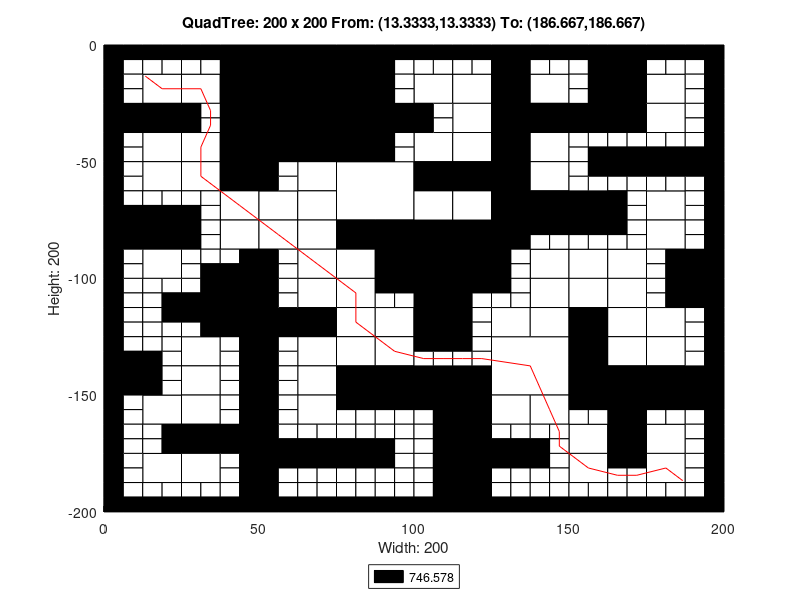

MATLAB code to generate this figure:
axis([0 200 -200 0]);
title('QuadTree: 200 x 200 From: (13.3333,13.3333) To: (186.667,186.667)');
xlabel('Width: 200');
ylabel('Height: 200');
rectangle('Position',[50 -25 25 25], 'FaceColor',[0 0 0]);
rectangle('Position',[50 -50 25 25], 'FaceColor',[0 0 0]);
rectangle('Position',[75 -75 25 25], 'FaceColor',[1 1 1]);
rectangle('Position',[100 -100 25 25], 'FaceColor',[0 0 0]);
rectangle('Position',[125 -150 25 25], 'FaceColor',[1 1 1]);
rectangle('Position',[12.5 -25 12.5 12.5], 'FaceColor',[1 1 1]);
rectangle('Position',[37.5 -12.5 12.5 12.5], 'FaceColor',[0 0 0]);
rectangle('Position',[25 -25 12.5 12.5], 'FaceColor',[1 1 1]);
rectangle('Position',[37.5 -25 12.5 12.5], 'FaceColor',[0 0 0]);
rectangle('Position',[0 -37.5 12.5 12.5], 'FaceColor',[0 0 0]);
rectangle('Position',[12.5 -37.5 12.5 12.5], 'FaceColor',[0 0 0]);
rectangle('Position',[12.5 -50 12.5 12.5], 'FaceColor',[1 1 1]);
rectangle('Position',[37.5 -37.5 12.5 12.5], 'FaceColor',[0 0 0]);
rectangle('Position',[25 -50 12.5 12.5], 'FaceColor',[1 1 1]);
rectangle('Position',[37.5 -50 12.5 12.5], 'FaceColor',[0 0 0]);
rectangle('Position',[75 -12.5 12.5 12.5], 'FaceColor',[0 0 0]);
rectangle('Position',[75 -25 12.5 12.5], 'FaceColor',[0 0 0]);
rectangle('Position',[75 -37.5 12.5 12.5], 'FaceColor',[0 0 0]);
rectangle('Position',[87.5 -37.5 12.5 12.5], 'FaceColor',[0 0 0]);
rectangle('Position',[75 -50 12.5 12.5], 'FaceColor',[0 0 0]);
rectangle('Position',[12.5 -62.5 12.5 12.5], 'FaceColor',[1 1 1]);
rectangle('Position',[25 -62.5 12.5 12.5], 'FaceColor',[1 1 1]);
rectangle('Position',[37.5 -62.5 12.5 12.5], 'FaceColor',[0 0 0]);
rectangle('Position',[37.5 -75 12.5 12.5], 'FaceColor',[1 1 1]);
rectangle('Position',[0 -87.5 12.5 12.5], 'FaceColor',[0 0 0]);
rectangle('Position',[12.5 -87.5 12.5 12.5], 'FaceColor',[0 0 0]);
rectangle('Position',[12.5 -100 12.5 12.5], 'FaceColor',[1 1 1]);
rectangle('Position',[37.5 -87.5 12.5 12.5], 'FaceColor',[1 1 1]);
rectangle('Position',[62.5 -62.5 12.5 12.5], 'FaceColor',[1 1 1]);
rectangle('Position',[50 -75 12.5 12.5], 'FaceColor',[1 1 1]);
rectangle('Position',[62.5 -75 12.5 12.5], 'FaceColor',[1 1 1]);
rectangle('Position',[50 -87.5 12.5 12.5], 'FaceColor',[1 1 1]);
rectangle('Position',[62.5 -87.5 12.5 12.5], 'FaceColor',[1 1 1]);
rectangle('Position',[62.5 -100 12.5 12.5], 'FaceColor',[1 1 1]);
rectangle('Position',[75 -87.5 12.5 12.5], 'FaceColor',[0 0 0]);
rectangle('Position',[87.5 -87.5 12.5 12.5], 'FaceColor',[0 0 0]);
rectangle('Position',[75 -100 12.5 12.5], 'FaceColor',[1 1 1]);
rectangle('Position',[87.5 -100 12.5 12.5], 'FaceColor',[0 0 0]);
rectangle('Position',[100 -25 12.5 12.5], 'FaceColor',[1 1 1]);
rectangle('Position',[112.5 -25 12.5 12.5], 'FaceColor',[1 1 1]);
rectangle('Position',[125 -12.5 12.5 12.5], 'FaceColor',[0 0 0]);
rectangle('Position',[125 -25 12.5 12.5], 'FaceColor',[0 0 0]);
rectangle('Position',[137.5 -25 12.5 12.5], 'FaceColor',[1 1 1]);
rectangle('Position',[112.5 -37.5 12.5 12.5], 'FaceColor',[1 1 1]);
rectangle('Position',[100 -50 12.5 12.5], 'FaceColor',[1 1 1]);
rectangle('Position',[112.5 -50 12.5 12.5], 'FaceColor',[1 1 1]);
rectangle('Position',[125 -37.5 12.5 12.5], 'FaceColor',[0 0 0]);
rectangle('Position',[137.5 -37.5 12.5 12.5], 'FaceColor',[0 0 0]);
rectangle('Position',[125 -50 12.5 12.5], 'FaceColor',[0 0 0]);
rectangle('Position',[137.5 -50 12.5 12.5], 'FaceColor',[1 1 1]);
rectangle('Position',[162.5 -12.5 12.5 12.5], 'FaceColor',[0 0 0]);
rectangle('Position',[162.5 -25 12.5 12.5], 'FaceColor',[0 0 0]);
rectangle('Position',[175 -25 12.5 12.5], 'FaceColor',[1 1 1]);
rectangle('Position',[150 -37.5 12.5 12.5], 'FaceColor',[0 0 0]);
rectangle('Position',[162.5 -37.5 12.5 12.5], 'FaceColor',[0 0 0]);
rectangle('Position',[175 -37.5 12.5 12.5], 'FaceColor',[1 1 1]);
rectangle('Position',[100 -62.5 12.5 12.5], 'FaceColor',[0 0 0]);
rectangle('Position',[112.5 -62.5 12.5 12.5], 'FaceColor',[0 0 0]);
rectangle('Position',[100 -75 12.5 12.5], 'FaceColor',[1 1 1]);
rectangle('Position',[112.5 -75 12.5 12.5], 'FaceColor',[1 1 1]);
rectangle('Position',[125 -62.5 12.5 12.5], 'FaceColor',[0 0 0]);
rectangle('Position',[137.5 -62.5 12.5 12.5], 'FaceColor',[1 1 1]);
rectangle('Position',[125 -75 12.5 12.5], 'FaceColor',[0 0 0]);
rectangle('Position',[137.5 -75 12.5 12.5], 'FaceColor',[0 0 0]);
rectangle('Position',[125 -87.5 12.5 12.5], 'FaceColor',[0 0 0]);
rectangle('Position',[137.5 -100 12.5 12.5], 'FaceColor',[1 1 1]);
rectangle('Position',[150 -75 12.5 12.5], 'FaceColor',[0 0 0]);
rectangle('Position',[175 -75 12.5 12.5], 'FaceColor',[1 1 1]);
rectangle('Position',[150 -100 12.5 12.5], 'FaceColor',[1 1 1]);
rectangle('Position',[162.5 -100 12.5 12.5], 'FaceColor',[1 1 1]);
rectangle('Position',[175 -87.5 12.5 12.5], 'FaceColor',[1 1 1]);
rectangle('Position',[187.5 -100 12.5 12.5], 'FaceColor',[0 0 0]);
rectangle('Position',[37.5 -112.5 12.5 12.5], 'FaceColor',[0 0 0]);
rectangle('Position',[37.5 -125 12.5 12.5], 'FaceColor',[0 0 0]);
rectangle('Position',[0 -150 12.5 12.5], 'FaceColor',[0 0 0]);
rectangle('Position',[25 -137.5 12.5 12.5], 'FaceColor',[1 1 1]);
rectangle('Position',[25 -150 12.5 12.5], 'FaceColor',[1 1 1]);
rectangle('Position',[62.5 -112.5 12.5 12.5], 'FaceColor',[1 1 1]);
rectangle('Position',[50 -125 12.5 12.5], 'FaceColor',[0 0 0]);
rectangle('Position',[62.5 -125 12.5 12.5], 'FaceColor',[0 0 0]);
rectangle('Position',[75 -112.5 12.5 12.5], 'FaceColor',[1 1 1]);
rectangle('Position',[75 -125 12.5 12.5], 'FaceColor',[1 1 1]);
rectangle('Position',[87.5 -125 12.5 12.5], 'FaceColor',[1 1 1]);
rectangle('Position',[62.5 -137.5 12.5 12.5], 'FaceColor',[1 1 1]);
rectangle('Position',[62.5 -150 12.5 12.5], 'FaceColor',[1 1 1]);
rectangle('Position',[75 -137.5 12.5 12.5], 'FaceColor',[1 1 1]);
rectangle('Position',[87.5 -137.5 12.5 12.5], 'FaceColor',[1 1 1]);
rectangle('Position',[75 -150 12.5 12.5], 'FaceColor',[0 0 0]);
rectangle('Position',[87.5 -150 12.5 12.5], 'FaceColor',[0 0 0]);
rectangle('Position',[12.5 -162.5 12.5 12.5], 'FaceColor',[1 1 1]);
rectangle('Position',[25 -162.5 12.5 12.5], 'FaceColor',[1 1 1]);
rectangle('Position',[25 -175 12.5 12.5], 'FaceColor',[0 0 0]);
rectangle('Position',[37.5 -175 12.5 12.5], 'FaceColor',[0 0 0]);
rectangle('Position',[12.5 -187.5 12.5 12.5], 'FaceColor',[1 1 1]);
rectangle('Position',[25 -187.5 12.5 12.5], 'FaceColor',[1 1 1]);
rectangle('Position',[62.5 -162.5 12.5 12.5], 'FaceColor',[1 1 1]);
rectangle('Position',[100 -112.5 12.5 12.5], 'FaceColor',[0 0 0]);
rectangle('Position',[100 -125 12.5 12.5], 'FaceColor',[0 0 0]);
rectangle('Position',[137.5 -112.5 12.5 12.5], 'FaceColor',[1 1 1]);
rectangle('Position',[125 -125 12.5 12.5], 'FaceColor',[1 1 1]);
rectangle('Position',[137.5 -125 12.5 12.5], 'FaceColor',[1 1 1]);
rectangle('Position',[100 -150 12.5 12.5], 'FaceColor',[0 0 0]);
rectangle('Position',[112.5 -150 12.5 12.5], 'FaceColor',[0 0 0]);
rectangle('Position',[150 -112.5 12.5 12.5], 'FaceColor',[1 1 1]);
rectangle('Position',[162.5 -112.5 12.5 12.5], 'FaceColor',[1 1 1]);
rectangle('Position',[150 -125 12.5 12.5], 'FaceColor',[0 0 0]);
rectangle('Position',[162.5 -125 12.5 12.5], 'FaceColor',[1 1 1]);
rectangle('Position',[187.5 -112.5 12.5 12.5], 'FaceColor',[0 0 0]);
rectangle('Position',[175 -125 12.5 12.5], 'FaceColor',[1 1 1]);
rectangle('Position',[150 -137.5 12.5 12.5], 'FaceColor',[0 0 0]);
rectangle('Position',[162.5 -137.5 12.5 12.5], 'FaceColor',[1 1 1]);
rectangle('Position',[150 -150 12.5 12.5], 'FaceColor',[0 0 0]);
rectangle('Position',[162.5 -150 12.5 12.5], 'FaceColor',[0 0 0]);
rectangle('Position',[175 -137.5 12.5 12.5], 'FaceColor',[1 1 1]);
rectangle('Position',[175 -150 12.5 12.5], 'FaceColor',[0 0 0]);
rectangle('Position',[187.5 -150 12.5 12.5], 'FaceColor',[0 0 0]);
rectangle('Position',[112.5 -162.5 12.5 12.5], 'FaceColor',[0 0 0]);
rectangle('Position',[112.5 -175 12.5 12.5], 'FaceColor',[0 0 0]);
rectangle('Position',[125 -162.5 12.5 12.5], 'FaceColor',[1 1 1]);
rectangle('Position',[137.5 -162.5 12.5 12.5], 'FaceColor',[1 1 1]);
rectangle('Position',[112.5 -187.5 12.5 12.5], 'FaceColor',[0 0 0]);
rectangle('Position',[112.5 -200 12.5 12.5], 'FaceColor',[0 0 0]);
rectangle('Position',[162.5 -162.5 12.5 12.5], 'FaceColor',[0 0 0]);
rectangle('Position',[150 -175 12.5 12.5], 'FaceColor',[1 1 1]);
rectangle('Position',[162.5 -175 12.5 12.5], 'FaceColor',[0 0 0]);
rectangle('Position',[175 -175 12.5 12.5], 'FaceColor',[1 1 1]);
rectangle('Position',[150 -187.5 12.5 12.5], 'FaceColor',[1 1 1]);
rectangle('Position',[175 -187.5 12.5 12.5], 'FaceColor',[1 1 1]);
rectangle('Position',[0 -6.25 6.25 6.25], 'FaceColor',[0 0 0]);
rectangle('Position',[6.25 -6.25 6.25 6.25], 'FaceColor',[0 0 0]);
rectangle('Position',[0 -12.5 6.25 6.25], 'FaceColor',[0 0 0]);
rectangle('Position',[6.25 -12.5 6.25 6.25], 'FaceColor',[1 1 1]);
rectangle('Position',[12.5 -6.25 6.25 6.25], 'FaceColor',[0 0 0]);
rectangle('Position',[18.75 -6.25 6.25 6.25], 'FaceColor',[0 0 0]);
rectangle('Position',[12.5 -12.5 6.25 6.25], 'FaceColor',[1 1 1]);
rectangle('Position',[18.75 -12.5 6.25 6.25], 'FaceColor',[1 1 1]);
rectangle('Position',[0 -18.75 6.25 6.25], 'FaceColor',[0 0 0]);
rectangle('Position',[6.25 -18.75 6.25 6.25], 'FaceColor',[1 1 1]);
rectangle('Position',[0 -25 6.25 6.25], 'FaceColor',[0 0 0]);
rectangle('Position',[6.25 -25 6.25 6.25], 'FaceColor',[1 1 1]);
rectangle('Position',[25 -6.25 6.25 6.25], 'FaceColor',[0 0 0]);
rectangle('Position',[31.25 -6.25 6.25 6.25], 'FaceColor',[0 0 0]);
rectangle('Position',[25 -12.5 6.25 6.25], 'FaceColor',[1 1 1]);
rectangle('Position',[31.25 -12.5 6.25 6.25], 'FaceColor',[1 1 1]);
rectangle('Position',[0 -43.75 6.25 6.25], 'FaceColor',[0 0 0]);
rectangle('Position',[6.25 -43.75 6.25 6.25], 'FaceColor',[1 1 1]);
rectangle('Position',[0 -50 6.25 6.25], 'FaceColor',[0 0 0]);
rectangle('Position',[6.25 -50 6.25 6.25], 'FaceColor',[1 1 1]);
rectangle('Position',[25 -31.25 6.25 6.25], 'FaceColor',[0 0 0]);
rectangle('Position',[31.25 -31.25 6.25 6.25], 'FaceColor',[1 1 1]);
rectangle('Position',[25 -37.5 6.25 6.25], 'FaceColor',[0 0 0]);
rectangle('Position',[31.25 -37.5 6.25 6.25], 'FaceColor',[1 1 1]);
rectangle('Position',[87.5 -6.25 6.25 6.25], 'FaceColor',[0 0 0]);
rectangle('Position',[93.75 -6.25 6.25 6.25], 'FaceColor',[0 0 0]);
rectangle('Position',[87.5 -12.5 6.25 6.25], 'FaceColor',[0 0 0]);
rectangle('Position',[93.75 -12.5 6.25 6.25], 'FaceColor',[1 1 1]);
rectangle('Position',[87.5 -18.75 6.25 6.25], 'FaceColor',[0 0 0]);
rectangle('Position',[93.75 -18.75 6.25 6.25], 'FaceColor',[1 1 1]);
rectangle('Position',[87.5 -25 6.25 6.25], 'FaceColor',[0 0 0]);
rectangle('Position',[93.75 -25 6.25 6.25], 'FaceColor',[1 1 1]);
rectangle('Position',[87.5 -43.75 6.25 6.25], 'FaceColor',[0 0 0]);
rectangle('Position',[93.75 -43.75 6.25 6.25], 'FaceColor',[1 1 1]);
rectangle('Position',[87.5 -50 6.25 6.25], 'FaceColor',[0 0 0]);
rectangle('Position',[93.75 -50 6.25 6.25], 'FaceColor',[1 1 1]);
rectangle('Position',[0 -56.25 6.25 6.25], 'FaceColor',[0 0 0]);
rectangle('Position',[6.25 -56.25 6.25 6.25], 'FaceColor',[1 1 1]);
rectangle('Position',[0 -62.5 6.25 6.25], 'FaceColor',[0 0 0]);
rectangle('Position',[6.25 -62.5 6.25 6.25], 'FaceColor',[1 1 1]);
rectangle('Position',[0 -68.75 6.25 6.25], 'FaceColor',[0 0 0]);
rectangle('Position',[6.25 -68.75 6.25 6.25], 'FaceColor',[1 1 1]);
rectangle('Position',[0 -75 6.25 6.25], 'FaceColor',[0 0 0]);
rectangle('Position',[6.25 -75 6.25 6.25], 'FaceColor',[0 0 0]);
rectangle('Position',[12.5 -68.75 6.25 6.25], 'FaceColor',[1 1 1]);
rectangle('Position',[18.75 -68.75 6.25 6.25], 'FaceColor',[1 1 1]);
rectangle('Position',[12.5 -75 6.25 6.25], 'FaceColor',[0 0 0]);
rectangle('Position',[18.75 -75 6.25 6.25], 'FaceColor',[0 0 0]);
rectangle('Position',[25 -68.75 6.25 6.25], 'FaceColor',[1 1 1]);
rectangle('Position',[31.25 -68.75 6.25 6.25], 'FaceColor',[1 1 1]);
rectangle('Position',[25 -75 6.25 6.25], 'FaceColor',[0 0 0]);
rectangle('Position',[31.25 -75 6.25 6.25], 'FaceColor',[1 1 1]);
rectangle('Position',[0 -93.75 6.25 6.25], 'FaceColor',[0 0 0]);
rectangle('Position',[6.25 -93.75 6.25 6.25], 'FaceColor',[1 1 1]);
rectangle('Position',[0 -100 6.25 6.25], 'FaceColor',[0 0 0]);
rectangle('Position',[6.25 -100 6.25 6.25], 'FaceColor',[1 1 1]);
rectangle('Position',[25 -81.25 6.25 6.25], 'FaceColor',[0 0 0]);
rectangle('Position',[31.25 -81.25 6.25 6.25], 'FaceColor',[1 1 1]);
rectangle('Position',[25 -87.5 6.25 6.25], 'FaceColor',[0 0 0]);
rectangle('Position',[31.25 -87.5 6.25 6.25], 'FaceColor',[1 1 1]);
rectangle('Position',[25 -93.75 6.25 6.25], 'FaceColor',[1 1 1]);
rectangle('Position',[31.25 -93.75 6.25 6.25], 'FaceColor',[1 1 1]);
rectangle('Position',[25 -100 6.25 6.25], 'FaceColor',[1 1 1]);
rectangle('Position',[31.25 -100 6.25 6.25], 'FaceColor',[0 0 0]);
rectangle('Position',[37.5 -93.75 6.25 6.25], 'FaceColor',[1 1 1]);
rectangle('Position',[43.75 -93.75 6.25 6.25], 'FaceColor',[0 0 0]);
rectangle('Position',[37.5 -100 6.25 6.25], 'FaceColor',[0 0 0]);
rectangle('Position',[43.75 -100 6.25 6.25], 'FaceColor',[0 0 0]);
rectangle('Position',[50 -56.25 6.25 6.25], 'FaceColor',[0 0 0]);
rectangle('Position',[56.25 -56.25 6.25 6.25], 'FaceColor',[1 1 1]);
rectangle('Position',[50 -62.5 6.25 6.25], 'FaceColor',[0 0 0]);
rectangle('Position',[56.25 -62.5 6.25 6.25], 'FaceColor',[1 1 1]);
rectangle('Position',[50 -93.75 6.25 6.25], 'FaceColor',[0 0 0]);
rectangle('Position',[56.25 -93.75 6.25 6.25], 'FaceColor',[1 1 1]);
rectangle('Position',[50 -100 6.25 6.25], 'FaceColor',[0 0 0]);
rectangle('Position',[56.25 -100 6.25 6.25], 'FaceColor',[1 1 1]);
rectangle('Position',[100 -6.25 6.25 6.25], 'FaceColor',[0 0 0]);
rectangle('Position',[106.25 -6.25 6.25 6.25], 'FaceColor',[0 0 0]);
rectangle('Position',[100 -12.5 6.25 6.25], 'FaceColor',[1 1 1]);
rectangle('Position',[106.25 -12.5 6.25 6.25], 'FaceColor',[1 1 1]);
rectangle('Position',[112.5 -6.25 6.25 6.25], 'FaceColor',[0 0 0]);
rectangle('Position',[118.75 -6.25 6.25 6.25], 'FaceColor',[0 0 0]);
rectangle('Position',[112.5 -12.5 6.25 6.25], 'FaceColor',[1 1 1]);
rectangle('Position',[118.75 -12.5 6.25 6.25], 'FaceColor',[1 1 1]);
rectangle('Position',[137.5 -6.25 6.25 6.25], 'FaceColor',[0 0 0]);
rectangle('Position',[143.75 -6.25 6.25 6.25], 'FaceColor',[0 0 0]);
rectangle('Position',[137.5 -12.5 6.25 6.25], 'FaceColor',[1 1 1]);
rectangle('Position',[143.75 -12.5 6.25 6.25], 'FaceColor',[1 1 1]);
rectangle('Position',[100 -31.25 6.25 6.25], 'FaceColor',[0 0 0]);
rectangle('Position',[106.25 -31.25 6.25 6.25], 'FaceColor',[1 1 1]);
rectangle('Position',[100 -37.5 6.25 6.25], 'FaceColor',[0 0 0]);
rectangle('Position',[106.25 -37.5 6.25 6.25], 'FaceColor',[1 1 1]);
rectangle('Position',[150 -6.25 6.25 6.25], 'FaceColor',[0 0 0]);
rectangle('Position',[156.25 -6.25 6.25 6.25], 'FaceColor',[0 0 0]);
rectangle('Position',[150 -12.5 6.25 6.25], 'FaceColor',[1 1 1]);
rectangle('Position',[156.25 -12.5 6.25 6.25], 'FaceColor',[0 0 0]);
rectangle('Position',[150 -18.75 6.25 6.25], 'FaceColor',[1 1 1]);
rectangle('Position',[156.25 -18.75 6.25 6.25], 'FaceColor',[0 0 0]);
rectangle('Position',[150 -25 6.25 6.25], 'FaceColor',[1 1 1]);
rectangle('Position',[156.25 -25 6.25 6.25], 'FaceColor',[0 0 0]);
rectangle('Position',[175 -6.25 6.25 6.25], 'FaceColor',[0 0 0]);
rectangle('Position',[181.25 -6.25 6.25 6.25], 'FaceColor',[0 0 0]);
rectangle('Position',[175 -12.5 6.25 6.25], 'FaceColor',[1 1 1]);
rectangle('Position',[181.25 -12.5 6.25 6.25], 'FaceColor',[1 1 1]);
rectangle('Position',[187.5 -6.25 6.25 6.25], 'FaceColor',[0 0 0]);
rectangle('Position',[193.75 -6.25 6.25 6.25], 'FaceColor',[0 0 0]);
rectangle('Position',[187.5 -12.5 6.25 6.25], 'FaceColor',[1 1 1]);
rectangle('Position',[193.75 -12.5 6.25 6.25], 'FaceColor',[0 0 0]);
rectangle('Position',[187.5 -18.75 6.25 6.25], 'FaceColor',[1 1 1]);
rectangle('Position',[193.75 -18.75 6.25 6.25], 'FaceColor',[0 0 0]);
rectangle('Position',[187.5 -25 6.25 6.25], 'FaceColor',[1 1 1]);
rectangle('Position',[193.75 -25 6.25 6.25], 'FaceColor',[0 0 0]);
rectangle('Position',[150 -43.75 6.25 6.25], 'FaceColor',[1 1 1]);
rectangle('Position',[156.25 -43.75 6.25 6.25], 'FaceColor',[1 1 1]);
rectangle('Position',[150 -50 6.25 6.25], 'FaceColor',[1 1 1]);
rectangle('Position',[156.25 -50 6.25 6.25], 'FaceColor',[0 0 0]);
rectangle('Position',[162.5 -43.75 6.25 6.25], 'FaceColor',[1 1 1]);
rectangle('Position',[168.75 -43.75 6.25 6.25], 'FaceColor',[1 1 1]);
rectangle('Position',[162.5 -50 6.25 6.25], 'FaceColor',[0 0 0]);
rectangle('Position',[168.75 -50 6.25 6.25], 'FaceColor',[0 0 0]);
rectangle('Position',[187.5 -31.25 6.25 6.25], 'FaceColor',[1 1 1]);
rectangle('Position',[193.75 -31.25 6.25 6.25], 'FaceColor',[0 0 0]);
rectangle('Position',[187.5 -37.5 6.25 6.25], 'FaceColor',[1 1 1]);
rectangle('Position',[193.75 -37.5 6.25 6.25], 'FaceColor',[0 0 0]);
rectangle('Position',[175 -43.75 6.25 6.25], 'FaceColor',[1 1 1]);
rectangle('Position',[181.25 -43.75 6.25 6.25], 'FaceColor',[1 1 1]);
rectangle('Position',[175 -50 6.25 6.25], 'FaceColor',[0 0 0]);
rectangle('Position',[181.25 -50 6.25 6.25], 'FaceColor',[0 0 0]);
rectangle('Position',[187.5 -43.75 6.25 6.25], 'FaceColor',[1 1 1]);
rectangle('Position',[193.75 -43.75 6.25 6.25], 'FaceColor',[0 0 0]);
rectangle('Position',[187.5 -50 6.25 6.25], 'FaceColor',[0 0 0]);
rectangle('Position',[193.75 -50 6.25 6.25], 'FaceColor',[0 0 0]);
rectangle('Position',[137.5 -81.25 6.25 6.25], 'FaceColor',[0 0 0]);
rectangle('Position',[143.75 -81.25 6.25 6.25], 'FaceColor',[0 0 0]);
rectangle('Position',[137.5 -87.5 6.25 6.25], 'FaceColor',[1 1 1]);
rectangle('Position',[143.75 -87.5 6.25 6.25], 'FaceColor',[1 1 1]);
rectangle('Position',[125 -93.75 6.25 6.25], 'FaceColor',[0 0 0]);
rectangle('Position',[131.25 -93.75 6.25 6.25], 'FaceColor',[1 1 1]);
rectangle('Position',[125 -100 6.25 6.25], 'FaceColor',[0 0 0]);
rectangle('Position',[131.25 -100 6.25 6.25], 'FaceColor',[1 1 1]);
rectangle('Position',[150 -56.25 6.25 6.25], 'FaceColor',[1 1 1]);
rectangle('Position',[156.25 -56.25 6.25 6.25], 'FaceColor',[0 0 0]);
rectangle('Position',[150 -62.5 6.25 6.25], 'FaceColor',[1 1 1]);
rectangle('Position',[156.25 -62.5 6.25 6.25], 'FaceColor',[1 1 1]);
rectangle('Position',[162.5 -56.25 6.25 6.25], 'FaceColor',[0 0 0]);
rectangle('Position',[168.75 -56.25 6.25 6.25], 'FaceColor',[0 0 0]);
rectangle('Position',[162.5 -62.5 6.25 6.25], 'FaceColor',[1 1 1]);
rectangle('Position',[168.75 -62.5 6.25 6.25], 'FaceColor',[1 1 1]);
rectangle('Position',[162.5 -68.75 6.25 6.25], 'FaceColor',[0 0 0]);
rectangle('Position',[168.75 -68.75 6.25 6.25], 'FaceColor',[1 1 1]);
rectangle('Position',[162.5 -75 6.25 6.25], 'FaceColor',[0 0 0]);
rectangle('Position',[168.75 -75 6.25 6.25], 'FaceColor',[1 1 1]);
rectangle('Position',[175 -56.25 6.25 6.25], 'FaceColor',[0 0 0]);
rectangle('Position',[181.25 -56.25 6.25 6.25], 'FaceColor',[0 0 0]);
rectangle('Position',[175 -62.5 6.25 6.25], 'FaceColor',[1 1 1]);
rectangle('Position',[181.25 -62.5 6.25 6.25], 'FaceColor',[1 1 1]);
rectangle('Position',[187.5 -56.25 6.25 6.25], 'FaceColor',[0 0 0]);
rectangle('Position',[193.75 -56.25 6.25 6.25], 'FaceColor',[0 0 0]);
rectangle('Position',[187.5 -62.5 6.25 6.25], 'FaceColor',[1 1 1]);
rectangle('Position',[193.75 -62.5 6.25 6.25], 'FaceColor',[0 0 0]);
rectangle('Position',[187.5 -68.75 6.25 6.25], 'FaceColor',[1 1 1]);
rectangle('Position',[193.75 -68.75 6.25 6.25], 'FaceColor',[0 0 0]);
rectangle('Position',[187.5 -75 6.25 6.25], 'FaceColor',[1 1 1]);
rectangle('Position',[193.75 -75 6.25 6.25], 'FaceColor',[0 0 0]);
rectangle('Position',[150 -81.25 6.25 6.25], 'FaceColor',[0 0 0]);
rectangle('Position',[156.25 -81.25 6.25 6.25], 'FaceColor',[0 0 0]);
rectangle('Position',[150 -87.5 6.25 6.25], 'FaceColor',[1 1 1]);
rectangle('Position',[156.25 -87.5 6.25 6.25], 'FaceColor',[1 1 1]);
rectangle('Position',[162.5 -81.25 6.25 6.25], 'FaceColor',[0 0 0]);
rectangle('Position',[168.75 -81.25 6.25 6.25], 'FaceColor',[1 1 1]);
rectangle('Position',[162.5 -87.5 6.25 6.25], 'FaceColor',[1 1 1]);
rectangle('Position',[168.75 -87.5 6.25 6.25], 'FaceColor',[1 1 1]);
rectangle('Position',[187.5 -81.25 6.25 6.25], 'FaceColor',[1 1 1]);
rectangle('Position',[193.75 -81.25 6.25 6.25], 'FaceColor',[0 0 0]);
rectangle('Position',[187.5 -87.5 6.25 6.25], 'FaceColor',[1 1 1]);
rectangle('Position',[193.75 -87.5 6.25 6.25], 'FaceColor',[0 0 0]);
rectangle('Position',[175 -93.75 6.25 6.25], 'FaceColor',[1 1 1]);
rectangle('Position',[181.25 -93.75 6.25 6.25], 'FaceColor',[0 0 0]);
rectangle('Position',[175 -100 6.25 6.25], 'FaceColor',[1 1 1]);
rectangle('Position',[181.25 -100 6.25 6.25], 'FaceColor',[0 0 0]);
rectangle('Position',[0 -106.25 6.25 6.25], 'FaceColor',[0 0 0]);
rectangle('Position',[6.25 -106.25 6.25 6.25], 'FaceColor',[1 1 1]);
rectangle('Position',[0 -112.5 6.25 6.25], 'FaceColor',[0 0 0]);
rectangle('Position',[6.25 -112.5 6.25 6.25], 'FaceColor',[1 1 1]);
rectangle('Position',[12.5 -106.25 6.25 6.25], 'FaceColor',[1 1 1]);
rectangle('Position',[18.75 -106.25 6.25 6.25], 'FaceColor',[1 1 1]);
rectangle('Position',[12.5 -112.5 6.25 6.25], 'FaceColor',[1 1 1]);
rectangle('Position',[18.75 -112.5 6.25 6.25], 'FaceColor',[0 0 0]);
rectangle('Position',[0 -118.75 6.25 6.25], 'FaceColor',[0 0 0]);
rectangle('Position',[6.25 -118.75 6.25 6.25], 'FaceColor',[1 1 1]);
rectangle('Position',[0 -125 6.25 6.25], 'FaceColor',[0 0 0]);
rectangle('Position',[6.25 -125 6.25 6.25], 'FaceColor',[1 1 1]);
rectangle('Position',[12.5 -118.75 6.25 6.25], 'FaceColor',[1 1 1]);
rectangle('Position',[18.75 -118.75 6.25 6.25], 'FaceColor',[0 0 0]);
rectangle('Position',[12.5 -125 6.25 6.25], 'FaceColor',[1 1 1]);
rectangle('Position',[18.75 -125 6.25 6.25], 'FaceColor',[1 1 1]);
rectangle('Position',[25 -106.25 6.25 6.25], 'FaceColor',[1 1 1]);
rectangle('Position',[31.25 -106.25 6.25 6.25], 'FaceColor',[0 0 0]);
rectangle('Position',[25 -112.5 6.25 6.25], 'FaceColor',[0 0 0]);
rectangle('Position',[31.25 -112.5 6.25 6.25], 'FaceColor',[0 0 0]);
rectangle('Position',[25 -118.75 6.25 6.25], 'FaceColor',[0 0 0]);
rectangle('Position',[31.25 -118.75 6.25 6.25], 'FaceColor',[0 0 0]);
rectangle('Position',[25 -125 6.25 6.25], 'FaceColor',[1 1 1]);
rectangle('Position',[31.25 -125 6.25 6.25], 'FaceColor',[0 0 0]);
rectangle('Position',[0 -131.25 6.25 6.25], 'FaceColor',[0 0 0]);
rectangle('Position',[6.25 -131.25 6.25 6.25], 'FaceColor',[1 1 1]);
rectangle('Position',[0 -137.5 6.25 6.25], 'FaceColor',[0 0 0]);
rectangle('Position',[6.25 -137.5 6.25 6.25], 'FaceColor',[0 0 0]);
rectangle('Position',[12.5 -131.25 6.25 6.25], 'FaceColor',[1 1 1]);
rectangle('Position',[18.75 -131.25 6.25 6.25], 'FaceColor',[1 1 1]);
rectangle('Position',[12.5 -137.5 6.25 6.25], 'FaceColor',[0 0 0]);
rectangle('Position',[18.75 -137.5 6.25 6.25], 'FaceColor',[1 1 1]);
rectangle('Position',[12.5 -143.75 6.25 6.25], 'FaceColor',[0 0 0]);
rectangle('Position',[18.75 -143.75 6.25 6.25], 'FaceColor',[1 1 1]);
rectangle('Position',[12.5 -150 6.25 6.25], 'FaceColor',[0 0 0]);
rectangle('Position',[18.75 -150 6.25 6.25], 'FaceColor',[1 1 1]);
rectangle('Position',[37.5 -131.25 6.25 6.25], 'FaceColor',[1 1 1]);
rectangle('Position',[43.75 -131.25 6.25 6.25], 'FaceColor',[0 0 0]);
rectangle('Position',[37.5 -137.5 6.25 6.25], 'FaceColor',[1 1 1]);
rectangle('Position',[43.75 -137.5 6.25 6.25], 'FaceColor',[0 0 0]);
rectangle('Position',[37.5 -143.75 6.25 6.25], 'FaceColor',[1 1 1]);
rectangle('Position',[43.75 -143.75 6.25 6.25], 'FaceColor',[0 0 0]);
rectangle('Position',[37.5 -150 6.25 6.25], 'FaceColor',[1 1 1]);
rectangle('Position',[43.75 -150 6.25 6.25], 'FaceColor',[0 0 0]);
rectangle('Position',[50 -106.25 6.25 6.25], 'FaceColor',[0 0 0]);
rectangle('Position',[56.25 -106.25 6.25 6.25], 'FaceColor',[1 1 1]);
rectangle('Position',[50 -112.5 6.25 6.25], 'FaceColor',[0 0 0]);
rectangle('Position',[56.25 -112.5 6.25 6.25], 'FaceColor',[1 1 1]);
rectangle('Position',[87.5 -106.25 6.25 6.25], 'FaceColor',[0 0 0]);
rectangle('Position',[93.75 -106.25 6.25 6.25], 'FaceColor',[0 0 0]);
rectangle('Position',[87.5 -112.5 6.25 6.25], 'FaceColor',[1 1 1]);
rectangle('Position',[93.75 -112.5 6.25 6.25], 'FaceColor',[1 1 1]);
rectangle('Position',[50 -131.25 6.25 6.25], 'FaceColor',[0 0 0]);
rectangle('Position',[56.25 -131.25 6.25 6.25], 'FaceColor',[1 1 1]);
rectangle('Position',[50 -137.5 6.25 6.25], 'FaceColor',[0 0 0]);
rectangle('Position',[56.25 -137.5 6.25 6.25], 'FaceColor',[1 1 1]);
rectangle('Position',[50 -143.75 6.25 6.25], 'FaceColor',[0 0 0]);
rectangle('Position',[56.25 -143.75 6.25 6.25], 'FaceColor',[1 1 1]);
rectangle('Position',[50 -150 6.25 6.25], 'FaceColor',[0 0 0]);
rectangle('Position',[56.25 -150 6.25 6.25], 'FaceColor',[1 1 1]);
rectangle('Position',[0 -156.25 6.25 6.25], 'FaceColor',[0 0 0]);
rectangle('Position',[6.25 -156.25 6.25 6.25], 'FaceColor',[1 1 1]);
rectangle('Position',[0 -162.5 6.25 6.25], 'FaceColor',[0 0 0]);
rectangle('Position',[6.25 -162.5 6.25 6.25], 'FaceColor',[1 1 1]);
rectangle('Position',[0 -168.75 6.25 6.25], 'FaceColor',[0 0 0]);
rectangle('Position',[6.25 -168.75 6.25 6.25], 'FaceColor',[1 1 1]);
rectangle('Position',[0 -175 6.25 6.25], 'FaceColor',[0 0 0]);
rectangle('Position',[6.25 -175 6.25 6.25], 'FaceColor',[1 1 1]);
rectangle('Position',[12.5 -168.75 6.25 6.25], 'FaceColor',[1 1 1]);
rectangle('Position',[18.75 -168.75 6.25 6.25], 'FaceColor',[0 0 0]);
rectangle('Position',[12.5 -175 6.25 6.25], 'FaceColor',[1 1 1]);
rectangle('Position',[18.75 -175 6.25 6.25], 'FaceColor',[0 0 0]);
rectangle('Position',[37.5 -156.25 6.25 6.25], 'FaceColor',[1 1 1]);
rectangle('Position',[43.75 -156.25 6.25 6.25], 'FaceColor',[0 0 0]);
rectangle('Position',[37.5 -162.5 6.25 6.25], 'FaceColor',[1 1 1]);
rectangle('Position',[43.75 -162.5 6.25 6.25], 'FaceColor',[0 0 0]);
rectangle('Position',[0 -181.25 6.25 6.25], 'FaceColor',[0 0 0]);
rectangle('Position',[6.25 -181.25 6.25 6.25], 'FaceColor',[1 1 1]);
rectangle('Position',[0 -187.5 6.25 6.25], 'FaceColor',[0 0 0]);
rectangle('Position',[6.25 -187.5 6.25 6.25], 'FaceColor',[1 1 1]);
rectangle('Position',[0 -193.75 6.25 6.25], 'FaceColor',[0 0 0]);
rectangle('Position',[6.25 -193.75 6.25 6.25], 'FaceColor',[1 1 1]);
rectangle('Position',[0 -200 6.25 6.25], 'FaceColor',[0 0 0]);
rectangle('Position',[6.25 -200 6.25 6.25], 'FaceColor',[0 0 0]);
rectangle('Position',[12.5 -193.75 6.25 6.25], 'FaceColor',[1 1 1]);
rectangle('Position',[18.75 -193.75 6.25 6.25], 'FaceColor',[1 1 1]);
rectangle('Position',[12.5 -200 6.25 6.25], 'FaceColor',[0 0 0]);
rectangle('Position',[18.75 -200 6.25 6.25], 'FaceColor',[0 0 0]);
rectangle('Position',[37.5 -181.25 6.25 6.25], 'FaceColor',[1 1 1]);
rectangle('Position',[43.75 -181.25 6.25 6.25], 'FaceColor',[0 0 0]);
rectangle('Position',[37.5 -187.5 6.25 6.25], 'FaceColor',[1 1 1]);
rectangle('Position',[43.75 -187.5 6.25 6.25], 'FaceColor',[0 0 0]);
rectangle('Position',[25 -193.75 6.25 6.25], 'FaceColor',[1 1 1]);
rectangle('Position',[31.25 -193.75 6.25 6.25], 'FaceColor',[1 1 1]);
rectangle('Position',[25 -200 6.25 6.25], 'FaceColor',[0 0 0]);
rectangle('Position',[31.25 -200 6.25 6.25], 'FaceColor',[0 0 0]);
rectangle('Position',[37.5 -193.75 6.25 6.25], 'FaceColor',[1 1 1]);
rectangle('Position',[43.75 -193.75 6.25 6.25], 'FaceColor',[0 0 0]);
rectangle('Position',[37.5 -200 6.25 6.25], 'FaceColor',[0 0 0]);
rectangle('Position',[43.75 -200 6.25 6.25], 'FaceColor',[0 0 0]);
rectangle('Position',[50 -156.25 6.25 6.25], 'FaceColor',[0 0 0]);
rectangle('Position',[56.25 -156.25 6.25 6.25], 'FaceColor',[1 1 1]);
rectangle('Position',[50 -162.5 6.25 6.25], 'FaceColor',[0 0 0]);
rectangle('Position',[56.25 -162.5 6.25 6.25], 'FaceColor',[1 1 1]);
rectangle('Position',[50 -168.75 6.25 6.25], 'FaceColor',[0 0 0]);
rectangle('Position',[56.25 -168.75 6.25 6.25], 'FaceColor',[1 1 1]);
rectangle('Position',[50 -175 6.25 6.25], 'FaceColor',[0 0 0]);
rectangle('Position',[56.25 -175 6.25 6.25], 'FaceColor',[0 0 0]);
rectangle('Position',[62.5 -168.75 6.25 6.25], 'FaceColor',[1 1 1]);
rectangle('Position',[68.75 -168.75 6.25 6.25], 'FaceColor',[1 1 1]);
rectangle('Position',[62.5 -175 6.25 6.25], 'FaceColor',[0 0 0]);
rectangle('Position',[68.75 -175 6.25 6.25], 'FaceColor',[0 0 0]);
rectangle('Position',[75 -156.25 6.25 6.25], 'FaceColor',[0 0 0]);
rectangle('Position',[81.25 -156.25 6.25 6.25], 'FaceColor',[0 0 0]);
rectangle('Position',[75 -162.5 6.25 6.25], 'FaceColor',[1 1 1]);
rectangle('Position',[81.25 -162.5 6.25 6.25], 'FaceColor',[1 1 1]);
rectangle('Position',[87.5 -156.25 6.25 6.25], 'FaceColor',[0 0 0]);
rectangle('Position',[93.75 -156.25 6.25 6.25], 'FaceColor',[0 0 0]);
rectangle('Position',[87.5 -162.5 6.25 6.25], 'FaceColor',[1 1 1]);
rectangle('Position',[93.75 -162.5 6.25 6.25], 'FaceColor',[1 1 1]);
rectangle('Position',[75 -168.75 6.25 6.25], 'FaceColor',[1 1 1]);
rectangle('Position',[81.25 -168.75 6.25 6.25], 'FaceColor',[1 1 1]);
rectangle('Position',[75 -175 6.25 6.25], 'FaceColor',[0 0 0]);
rectangle('Position',[81.25 -175 6.25 6.25], 'FaceColor',[0 0 0]);
rectangle('Position',[87.5 -168.75 6.25 6.25], 'FaceColor',[1 1 1]);
rectangle('Position',[93.75 -168.75 6.25 6.25], 'FaceColor',[1 1 1]);
rectangle('Position',[87.5 -175 6.25 6.25], 'FaceColor',[0 0 0]);
rectangle('Position',[93.75 -175 6.25 6.25], 'FaceColor',[1 1 1]);
rectangle('Position',[50 -181.25 6.25 6.25], 'FaceColor',[0 0 0]);
rectangle('Position',[56.25 -181.25 6.25 6.25], 'FaceColor',[0 0 0]);
rectangle('Position',[50 -187.5 6.25 6.25], 'FaceColor',[0 0 0]);
rectangle('Position',[56.25 -187.5 6.25 6.25], 'FaceColor',[1 1 1]);
rectangle('Position',[62.5 -181.25 6.25 6.25], 'FaceColor',[0 0 0]);
rectangle('Position',[68.75 -181.25 6.25 6.25], 'FaceColor',[0 0 0]);
rectangle('Position',[62.5 -187.5 6.25 6.25], 'FaceColor',[1 1 1]);
rectangle('Position',[68.75 -187.5 6.25 6.25], 'FaceColor',[1 1 1]);
rectangle('Position',[50 -193.75 6.25 6.25], 'FaceColor',[0 0 0]);
rectangle('Position',[56.25 -193.75 6.25 6.25], 'FaceColor',[1 1 1]);
rectangle('Position',[50 -200 6.25 6.25], 'FaceColor',[0 0 0]);
rectangle('Position',[56.25 -200 6.25 6.25], 'FaceColor',[0 0 0]);
rectangle('Position',[62.5 -193.75 6.25 6.25], 'FaceColor',[1 1 1]);
rectangle('Position',[68.75 -193.75 6.25 6.25], 'FaceColor',[1 1 1]);
rectangle('Position',[62.5 -200 6.25 6.25], 'FaceColor',[0 0 0]);
rectangle('Position',[68.75 -200 6.25 6.25], 'FaceColor',[0 0 0]);
rectangle('Position',[75 -181.25 6.25 6.25], 'FaceColor',[0 0 0]);
rectangle('Position',[81.25 -181.25 6.25 6.25], 'FaceColor',[0 0 0]);
rectangle('Position',[75 -187.5 6.25 6.25], 'FaceColor',[1 1 1]);
rectangle('Position',[81.25 -187.5 6.25 6.25], 'FaceColor',[1 1 1]);
rectangle('Position',[87.5 -181.25 6.25 6.25], 'FaceColor',[0 0 0]);
rectangle('Position',[93.75 -181.25 6.25 6.25], 'FaceColor',[1 1 1]);
rectangle('Position',[87.5 -187.5 6.25 6.25], 'FaceColor',[1 1 1]);
rectangle('Position',[93.75 -187.5 6.25 6.25], 'FaceColor',[1 1 1]);
rectangle('Position',[75 -193.75 6.25 6.25], 'FaceColor',[1 1 1]);
rectangle('Position',[81.25 -193.75 6.25 6.25], 'FaceColor',[1 1 1]);
rectangle('Position',[75 -200 6.25 6.25], 'FaceColor',[0 0 0]);
rectangle('Position',[81.25 -200 6.25 6.25], 'FaceColor',[0 0 0]);
rectangle('Position',[87.5 -193.75 6.25 6.25], 'FaceColor',[1 1 1]);
rectangle('Position',[93.75 -193.75 6.25 6.25], 'FaceColor',[1 1 1]);
rectangle('Position',[87.5 -200 6.25 6.25], 'FaceColor',[0 0 0]);
rectangle('Position',[93.75 -200 6.25 6.25], 'FaceColor',[0 0 0]);
rectangle('Position',[112.5 -106.25 6.25 6.25], 'FaceColor',[0 0 0]);
rectangle('Position',[118.75 -106.25 6.25 6.25], 'FaceColor',[0 0 0]);
rectangle('Position',[112.5 -112.5 6.25 6.25], 'FaceColor',[0 0 0]);
rectangle('Position',[118.75 -112.5 6.25 6.25], 'FaceColor',[1 1 1]);
rectangle('Position',[112.5 -118.75 6.25 6.25], 'FaceColor',[0 0 0]);
rectangle('Position',[118.75 -118.75 6.25 6.25], 'FaceColor',[1 1 1]);
rectangle('Position',[112.5 -125 6.25 6.25], 'FaceColor',[0 0 0]);
rectangle('Position',[118.75 -125 6.25 6.25], 'FaceColor',[1 1 1]);
rectangle('Position',[125 -106.25 6.25 6.25], 'FaceColor',[0 0 0]);
rectangle('Position',[131.25 -106.25 6.25 6.25], 'FaceColor',[1 1 1]);
rectangle('Position',[125 -112.5 6.25 6.25], 'FaceColor',[1 1 1]);
rectangle('Position',[131.25 -112.5 6.25 6.25], 'FaceColor',[1 1 1]);
rectangle('Position',[100 -131.25 6.25 6.25], 'FaceColor',[0 0 0]);
rectangle('Position',[106.25 -131.25 6.25 6.25], 'FaceColor',[0 0 0]);
rectangle('Position',[100 -137.5 6.25 6.25], 'FaceColor',[1 1 1]);
rectangle('Position',[106.25 -137.5 6.25 6.25], 'FaceColor',[1 1 1]);
rectangle('Position',[112.5 -131.25 6.25 6.25], 'FaceColor',[0 0 0]);
rectangle('Position',[118.75 -131.25 6.25 6.25], 'FaceColor',[1 1 1]);
rectangle('Position',[112.5 -137.5 6.25 6.25], 'FaceColor',[1 1 1]);
rectangle('Position',[118.75 -137.5 6.25 6.25], 'FaceColor',[1 1 1]);
rectangle('Position',[175 -106.25 6.25 6.25], 'FaceColor',[1 1 1]);
rectangle('Position',[181.25 -106.25 6.25 6.25], 'FaceColor',[0 0 0]);
rectangle('Position',[175 -112.5 6.25 6.25], 'FaceColor',[1 1 1]);
rectangle('Position',[181.25 -112.5 6.25 6.25], 'FaceColor',[0 0 0]);
rectangle('Position',[187.5 -118.75 6.25 6.25], 'FaceColor',[1 1 1]);
rectangle('Position',[193.75 -118.75 6.25 6.25], 'FaceColor',[0 0 0]);
rectangle('Position',[187.5 -125 6.25 6.25], 'FaceColor',[1 1 1]);
rectangle('Position',[193.75 -125 6.25 6.25], 'FaceColor',[0 0 0]);
rectangle('Position',[187.5 -131.25 6.25 6.25], 'FaceColor',[1 1 1]);
rectangle('Position',[193.75 -131.25 6.25 6.25], 'FaceColor',[0 0 0]);
rectangle('Position',[187.5 -137.5 6.25 6.25], 'FaceColor',[1 1 1]);
rectangle('Position',[193.75 -137.5 6.25 6.25], 'FaceColor',[0 0 0]);
rectangle('Position',[100 -156.25 6.25 6.25], 'FaceColor',[0 0 0]);
rectangle('Position',[106.25 -156.25 6.25 6.25], 'FaceColor',[0 0 0]);
rectangle('Position',[100 -162.5 6.25 6.25], 'FaceColor',[1 1 1]);
rectangle('Position',[106.25 -162.5 6.25 6.25], 'FaceColor',[0 0 0]);
rectangle('Position',[100 -168.75 6.25 6.25], 'FaceColor',[1 1 1]);
rectangle('Position',[106.25 -168.75 6.25 6.25], 'FaceColor',[0 0 0]);
rectangle('Position',[100 -175 6.25 6.25], 'FaceColor',[1 1 1]);
rectangle('Position',[106.25 -175 6.25 6.25], 'FaceColor',[0 0 0]);
rectangle('Position',[125 -168.75 6.25 6.25], 'FaceColor',[1 1 1]);
rectangle('Position',[131.25 -168.75 6.25 6.25], 'FaceColor',[1 1 1]);
rectangle('Position',[125 -175 6.25 6.25], 'FaceColor',[0 0 0]);
rectangle('Position',[131.25 -175 6.25 6.25], 'FaceColor',[0 0 0]);
rectangle('Position',[137.5 -168.75 6.25 6.25], 'FaceColor',[1 1 1]);
rectangle('Position',[143.75 -168.75 6.25 6.25], 'FaceColor',[1 1 1]);
rectangle('Position',[137.5 -175 6.25 6.25], 'FaceColor',[0 0 0]);
rectangle('Position',[143.75 -175 6.25 6.25], 'FaceColor',[1 1 1]);
rectangle('Position',[100 -181.25 6.25 6.25], 'FaceColor',[1 1 1]);
rectangle('Position',[106.25 -181.25 6.25 6.25], 'FaceColor',[0 0 0]);
rectangle('Position',[100 -187.5 6.25 6.25], 'FaceColor',[1 1 1]);
rectangle('Position',[106.25 -187.5 6.25 6.25], 'FaceColor',[0 0 0]);
rectangle('Position',[100 -193.75 6.25 6.25], 'FaceColor',[1 1 1]);
rectangle('Position',[106.25 -193.75 6.25 6.25], 'FaceColor',[0 0 0]);
rectangle('Position',[100 -200 6.25 6.25], 'FaceColor',[0 0 0]);
rectangle('Position',[106.25 -200 6.25 6.25], 'FaceColor',[0 0 0]);
rectangle('Position',[125 -181.25 6.25 6.25], 'FaceColor',[0 0 0]);
rectangle('Position',[131.25 -181.25 6.25 6.25], 'FaceColor',[0 0 0]);
rectangle('Position',[125 -187.5 6.25 6.25], 'FaceColor',[1 1 1]);
rectangle('Position',[131.25 -187.5 6.25 6.25], 'FaceColor',[1 1 1]);
rectangle('Position',[137.5 -181.25 6.25 6.25], 'FaceColor',[0 0 0]);
rectangle('Position',[143.75 -181.25 6.25 6.25], 'FaceColor',[1 1 1]);
rectangle('Position',[137.5 -187.5 6.25 6.25], 'FaceColor',[1 1 1]);
rectangle('Position',[143.75 -187.5 6.25 6.25], 'FaceColor',[1 1 1]);
rectangle('Position',[125 -193.75 6.25 6.25], 'FaceColor',[1 1 1]);
rectangle('Position',[131.25 -193.75 6.25 6.25], 'FaceColor',[1 1 1]);
rectangle('Position',[125 -200 6.25 6.25], 'FaceColor',[0 0 0]);
rectangle('Position',[131.25 -200 6.25 6.25], 'FaceColor',[0 0 0]);
rectangle('Position',[137.5 -193.75 6.25 6.25], 'FaceColor',[1 1 1]);
rectangle('Position',[143.75 -193.75 6.25 6.25], 'FaceColor',[1 1 1]);
rectangle('Position',[137.5 -200 6.25 6.25], 'FaceColor',[0 0 0]);
rectangle('Position',[143.75 -200 6.25 6.25], 'FaceColor',[0 0 0]);
rectangle('Position',[150 -156.25 6.25 6.25], 'FaceColor',[0 0 0]);
rectangle('Position',[156.25 -156.25 6.25 6.25], 'FaceColor',[0 0 0]);
rectangle('Position',[150 -162.5 6.25 6.25], 'FaceColor',[1 1 1]);
rectangle('Position',[156.25 -162.5 6.25 6.25], 'FaceColor',[1 1 1]);
rectangle('Position',[175 -156.25 6.25 6.25], 'FaceColor',[0 0 0]);
rectangle('Position',[181.25 -156.25 6.25 6.25], 'FaceColor',[0 0 0]);
rectangle('Position',[175 -162.5 6.25 6.25], 'FaceColor',[1 1 1]);
rectangle('Position',[181.25 -162.5 6.25 6.25], 'FaceColor',[1 1 1]);
rectangle('Position',[187.5 -156.25 6.25 6.25], 'FaceColor',[0 0 0]);
rectangle('Position',[193.75 -156.25 6.25 6.25], 'FaceColor',[0 0 0]);
rectangle('Position',[187.5 -162.5 6.25 6.25], 'FaceColor',[1 1 1]);
rectangle('Position',[193.75 -162.5 6.25 6.25], 'FaceColor',[0 0 0]);
rectangle('Position',[187.5 -168.75 6.25 6.25], 'FaceColor',[1 1 1]);
rectangle('Position',[193.75 -168.75 6.25 6.25], 'FaceColor',[0 0 0]);
rectangle('Position',[187.5 -175 6.25 6.25], 'FaceColor',[1 1 1]);
rectangle('Position',[193.75 -175 6.25 6.25], 'FaceColor',[0 0 0]);
rectangle('Position',[162.5 -181.25 6.25 6.25], 'FaceColor',[0 0 0]);
rectangle('Position',[168.75 -181.25 6.25 6.25], 'FaceColor',[0 0 0]);
rectangle('Position',[162.5 -187.5 6.25 6.25], 'FaceColor',[1 1 1]);
rectangle('Position',[168.75 -187.5 6.25 6.25], 'FaceColor',[1 1 1]);
rectangle('Position',[150 -193.75 6.25 6.25], 'FaceColor',[1 1 1]);
rectangle('Position',[156.25 -193.75 6.25 6.25], 'FaceColor',[1 1 1]);
rectangle('Position',[150 -200 6.25 6.25], 'FaceColor',[0 0 0]);
rectangle('Position',[156.25 -200 6.25 6.25], 'FaceColor',[0 0 0]);
rectangle('Position',[162.5 -193.75 6.25 6.25], 'FaceColor',[1 1 1]);
rectangle('Position',[168.75 -193.75 6.25 6.25], 'FaceColor',[1 1 1]);
rectangle('Position',[162.5 -200 6.25 6.25], 'FaceColor',[0 0 0]);
rectangle('Position',[168.75 -200 6.25 6.25], 'FaceColor',[0 0 0]);
rectangle('Position',[187.5 -181.25 6.25 6.25], 'FaceColor',[1 1 1]);
rectangle('Position',[193.75 -181.25 6.25 6.25], 'FaceColor',[0 0 0]);
rectangle('Position',[187.5 -187.5 6.25 6.25], 'FaceColor',[1 1 1]);
rectangle('Position',[193.75 -187.5 6.25 6.25], 'FaceColor',[0 0 0]);
rectangle('Position',[175 -193.75 6.25 6.25], 'FaceColor',[1 1 1]);
rectangle('Position',[181.25 -193.75 6.25 6.25], 'FaceColor',[1 1 1]);
rectangle('Position',[175 -200 6.25 6.25], 'FaceColor',[0 0 0]);
rectangle('Position',[181.25 -200 6.25 6.25], 'FaceColor',[0 0 0]);
rectangle('Position',[187.5 -193.75 6.25 6.25], 'FaceColor',[1 1 1]);
rectangle('Position',[193.75 -193.75 6.25 6.25], 'FaceColor',[0 0 0]);
rectangle('Position',[187.5 -200 6.25 6.25], 'FaceColor',[0 0 0]);
rectangle('Position',[193.75 -200 6.25 6.25], 'FaceColor',[0 0 0]);
X=[186.667,181.25,171.875,165.625,156.25,146.875,146.875,143.75,137.5,121.875,115.625,109.375,103.125,93.75,81.25,81.25,68.75,56.25,43.75,31.25,31.25,34.375,34.375,31.25,18.75,13.3333];
Y=[-186.667,-181.25,-184.375,-184.375,-181.25,-171.875,-165.625,-156.25,-137.5,-134.375,-134.375,-134.375,-134.375,-131.25,-118.75,-106.25,-93.75,-81.25,-68.75,-56.25,-43.75,-34.375,-28.125,-18.75,-18.75,-13.3333];
hold on;
plot(X,Y,'r');
legend('746.578','Location','southoutside');
